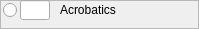
           <widget class="QFrame" name="acrobaticsSkillsBox">
            <property name="styleSheet">
             <string notr="true">font: 12pt &quot;Eberron&quot;;</string>
            </property>
            <property name="frameShape">
             <enum>QFrame::StyledPanel</enum>
            </property>
            <property name="frameShadow">
             <enum>QFrame::Raised</enum>
            </property>
            <widget class="QRadioButton" name="acrobaticsSkillsRButton">
             <property name="geometry">
              <rect>
               <x>3</x>
               <y>3</y>
               <width>144</width>
               <height>15</height>
              </rect>
             </property>
             <property name="accessibleName">
              <string>acrobatics</string>
             </property>
             <property name="styleSheet">
              <string notr="true">font: 12pt &quot;Eberron&quot;;</string>
             </property>
             <property name="text">
              <string/>
             </property>
            </widget>
            <widget class="QLineEdit" name="acrobaticsSkills">
             <property name="geometry">
              <rect>
               <x>20</x>
               <y>0</y>
               <width>30</width>
               <height>20</height>
              </rect>
             </property>
             <property name="accessibleName">
              <string>dexterityBonus</string>
             </property>
             <property name="styleSheet">
              <string notr="true">font: 12pt &quot;Eberron&quot;;</string>
             </property>
             <property name="maxLength">
              <number>2</number>
             </property>
             <property name="alignment">
              <set>Qt::AlignCenter</set>
             </property>
            </widget>
            <widget class="QLabel" name="acrobaticsSkillsLabel">
             <property name="geometry">
              <rect>
               <x>60</x>
               <y>0</y>
               <width>130</width>
               <height>20</height>
              </rect>
             </property>
             <property name="styleSheet">
              <string notr="true">font: 12pt &quot;Eberron&quot;;</string>
             </property>
             <property name="text">
              <string>Acrobatics</string>
             </property>
             <property name="textInteractionFlags">
              <set>Qt::NoTextInteraction</set>
             </property>
            </widget>
           </widget>
